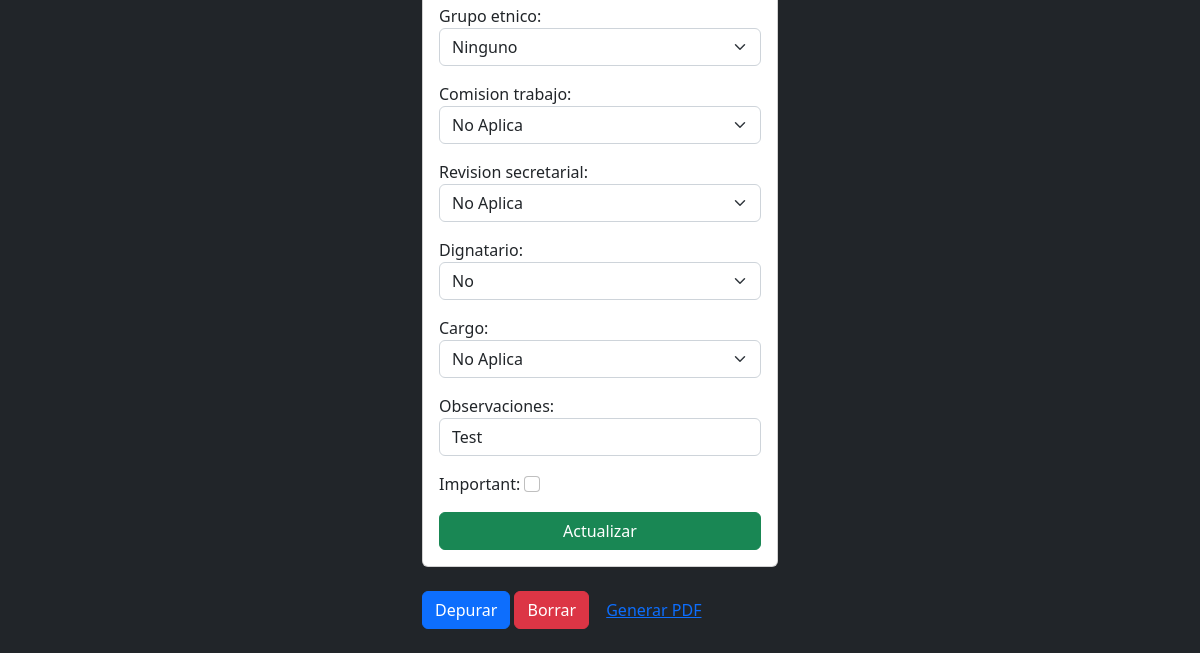
Page /afiliados/5/ (signed in, lower part) on the earlier database version.
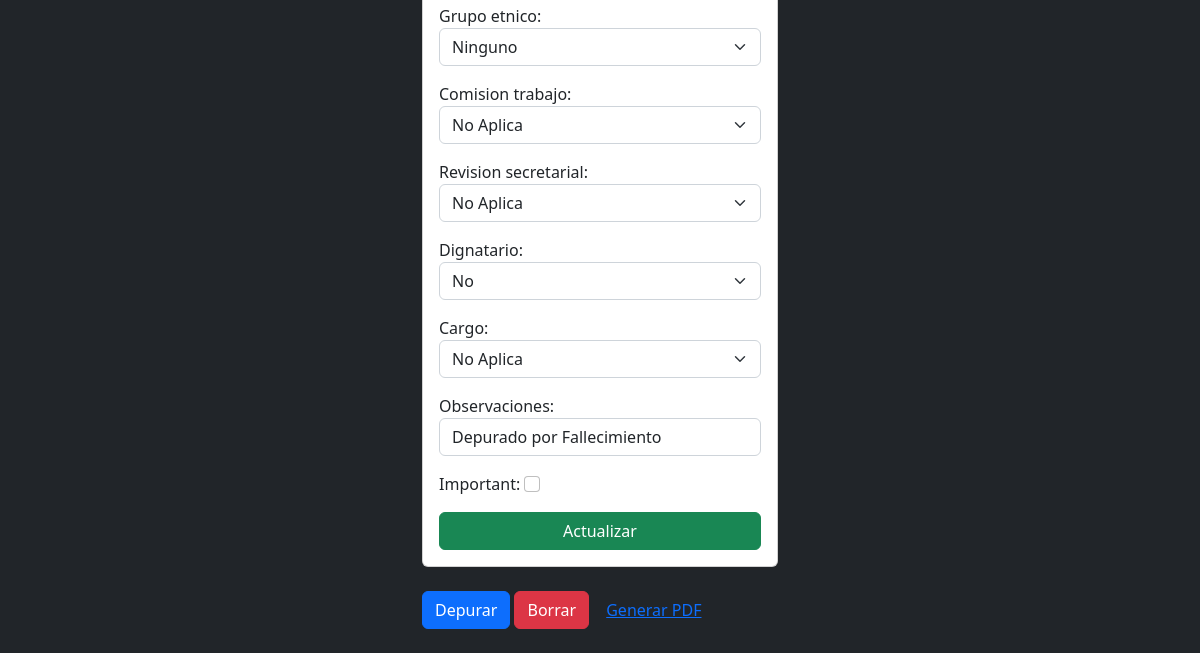
Same page on the later database version.
### libro/models.py (models this page shows, shortened)
class Afiliado(models.Model):
    nombres = models.TextField(max_length=100)
    tipo_documento = models.TextField(max_length=100)
    numero_documento = models.BigIntegerField()
    sexo = models.CharField(max_length=10)
    telefono = models.BigIntegerField()
    email = models.EmailField(max_length=100)
    direccion = models.TextField(max_length=100)
    nacimiento = models.DateField(blank=True)
    educacion = models.TextField(max_length=100)
    ocupacion = models.TextField(max_length=100)
    discapacidad = models.TextField(max_length=100)
    grupo_etnico = models.TextField(max_length=100)
    comision_trabajo = models.TextField(max_length=100)
    revision_secretarial = models.TextField(max_length=100)
    dignatario = models.TextField(max_length=100)
    cargo = models.TextField(max_length=100)
    observaciones = models.TextField(blank=True, max_length=100)
    created = models.DateTimeField(auto_now_add=True)
    datecompleted = models.DateTimeField(null=True, blank=True)
    important = models.BooleanField(default=False)
    user = models.ForeignKey(User, on_delete=models.CASCADE)

### libro/views.py (the view, shortened to what this page needs)
# urls.py: path('afiliados/<int:afiliado_id>/', views.afiliado_detail, name='afiliado_detail'),
@login_required
def afiliado_detail(request, afiliado_id):
    if request.method == 'GET':
        afiliado = get_object_or_404(
            Afiliado, pk=afiliado_id, user=request.user)
        form = crearAfiliado(instance=afiliado)
        return render(request, 'afiliado_detail.html', {'afiliado': afiliado, 'form': form})

### libro/templates/afiliado_detail.html (shortened to what this page needs)
{% extends 'base.html' %}
{% block content %}
<main class="container py-4">
    <div class="row">
        <div class="col-md-4 offset-md-4">
            <form method="POST"class="card card-body">
                {{form.as_p}}
                <button class="btn btn-success">Actualizar</button>
            </form>
            <div class="mt-4 d-flex">
                <form action="{% url 'afiliado_completed' afiliado.id %}" method="POST">
                    <button class="btn btn-primary">Depurar</button>
                </form>
                <form action="{% url 'afiliado_delete' afiliado.id %}" method="POST">
                    <button class="btn btn-danger">Borrar</button>
                </form>
                <form action="{% url 'afiliado_pdf' afiliado.id %}" method="POST">
                    <button class="btn btn-link">Generar PDF</button>
                </form>
            </div>
        </div>
    </div>
</main>
{% endblock %}

Differences in the rows shown:
changed Afiliado "Ninguno": observaciones "Test" → "Depurado por Fallecimiento"
